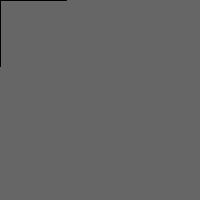
Frame 1 (no input)
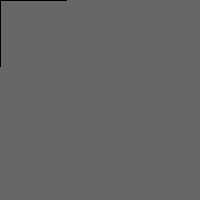
Frame 60 (the mouse pressed at the canvas centre just before this capture)
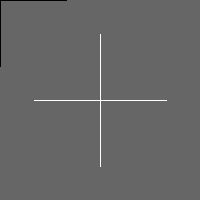
Frame 120 (the mouse held since frame 60 and released just before this capture)

The Processing sketch that drew these frames (run headless with seeded random() and noise(); from frame 60 on, the mouse is pressed at the canvas centre):

// Processing sketch: processing_8750
// ── processing_8750.pde

/**
 * Click. 
 * 
 * Move the mouse to position the shape. 
 * Press the mouse button to invert the color. 
 */
// modified by schien@mail.ncku.edu.tw to demo mouse functions

void setup() {
  size(200, 200);
  //fill(126);
  noFill();
  background(102);
  rectMode(CENTER);
}

void draw() {
  line(mouseX-66, mouseY, mouseX+66, mouseY);
  line(mouseX, mouseY-66, mouseX, mouseY+66); 
}

void mouseReleased() {
  stroke(0);
}
void mousePressed() {
  stroke(255);
}
void mouseDragged() {
  rect(mouseX, mouseY, 66, 66);
}
